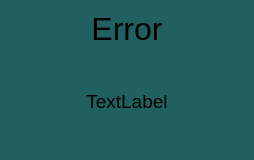
<?xml version="1.0" encoding="UTF-8"?>
<ui version="4.0">
 <class>PopUp</class>
 <widget class="QWidget" name="PopUp">
  <property name="geometry">
   <rect>
    <x>0</x>
    <y>0</y>
    <width>254</width>
    <height>160</height>
   </rect>
  </property>
  <property name="sizePolicy">
   <sizepolicy hsizetype="Preferred" vsizetype="Preferred">
    <horstretch>200</horstretch>
    <verstretch>200</verstretch>
   </sizepolicy>
  </property>
  <property name="tabletTracking">
   <bool>true</bool>
  </property>
  <property name="focusPolicy">
   <enum>Qt::StrongFocus</enum>
  </property>
  <property name="windowTitle">
   <string>Form</string>
  </property>
  <property name="styleSheet">
   <string notr="true">QWidget {background: #206060; border-radius: 6px; }</string>
  </property>
  <layout class="QVBoxLayout" name="verticalLayout">
   <item>
    <widget class="QLabel" name="mainLabel">
     <property name="sizePolicy">
      <sizepolicy hsizetype="Preferred" vsizetype="Fixed">
       <horstretch>0</horstretch>
       <verstretch>0</verstretch>
      </sizepolicy>
     </property>
     <property name="styleSheet">
      <string notr="true">QLabel {font: 18pt}</string>
     </property>
     <property name="text">
      <string>&lt;html&gt;&lt;head/&gt;&lt;body&gt;&lt;p align=&quot;center&quot;&gt;&lt;span style=&quot; font-size:24pt;&quot;&gt;Error&lt;/span&gt;&lt;/p&gt;&lt;/body&gt;&lt;/html&gt;</string>
     </property>
     <property name="alignment">
      <set>Qt::AlignCenter</set>
     </property>
    </widget>
   </item>
   <item>
    <widget class="QLabel" name="msgLabel">
     <property name="sizePolicy">
      <sizepolicy hsizetype="Expanding" vsizetype="Expanding">
       <horstretch>200</horstretch>
       <verstretch>200</verstretch>
      </sizepolicy>
     </property>
     <property name="styleSheet">
      <string notr="true">QLabel {border-radius : 10px; border-width: 2px; padding: 6px; font: 14pt}</string>
     </property>
     <property name="text">
      <string>&lt;html&gt;&lt;head/&gt;&lt;body&gt;&lt;p align=&quot;center&quot;&gt;&lt;span style=&quot; font-size:14pt;&quot;&gt;TextLabel&lt;/span&gt;&lt;/p&gt;&lt;/body&gt;&lt;/html&gt;</string>
     </property>
     <property name="alignment">
      <set>Qt::AlignCenter</set>
     </property>
    </widget>
   </item>
  </layout>
 </widget>
 <resources/>
 <connections/>
</ui>
